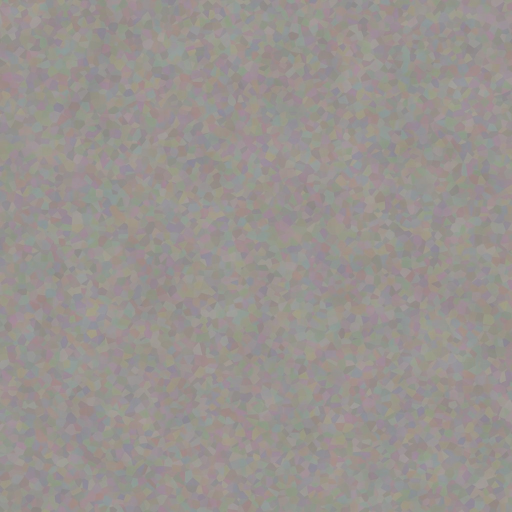
#> input picture assets/arena/crater/tex/ash_albedo.jpg, 1024 x 1024 px (shown at 1/2 size)
$ python -i compose_dong_lau.py   (imports and definitions only)
#> lines starting #> are read from the running program, lines starting #| are printed output that depends on the picture
"""Compose the Reed Marches kit's review sheets from render_dong_lau.py's raw renders (Python + PIL):

    python3 tools/thuyvan_art/dong_lau/compose_dong_lau.py --dir REVIEW [--manifest assets/thuyvan/dong_lau/manifest.json]

Per lineup page: a title band, the render, and under each piece its label, triangle counts (LOD0 / LOD1 against the
places_se.md budget), material keys and its 64 px black silhouette (the style guide's silhouette test). The diorama
renders get each direction's grade (palettes.json-style contrast and saturation from directions.json) and a caption,
and a 3 x 3 contact sheet (cameras across, directions down). textures.png shows every painted texture with its 3 x 3
tiling and 1/16 squint. Captions use Be Vietnam Pro, the project's one OFL family.
"""

import argparse
import glob
import json
import os

import numpy as np
from PIL import Image, ImageDraw, ImageEnhance, ImageFont

HERE = os.path.dirname(os.path.abspath(__file__))
REPO = os.path.abspath(os.path.join(HERE, "..", "..", ".."))
FONT_DIR = os.path.join(REPO, "assets", "fonts", "bevietnampro")
INK = (38, 34, 30)
RED = (130, 40, 30)
GREY = (96, 90, 82)
PAPER = (236, 230, 216)
# [1 line not run here, left out]
KIT = "THỦY VÂN · Reed Marches stilt kit (Đồng Lau, dl_*)"


# [6 lines left out: function font, not called in this run]


TITLES = {
    "landmarks": ("Landmarks: the mooring fort (DL1), a reed watch tower (DL2), the heron banner, a mangrove with its "
                  "root arches (DL4)", "Fort 30 x 30 m on ~225 piles, finial 31 m; tower lookout 16.5 m, cap 21 m; "
                  "banner mast 24 m with a 3.3 x 10 m cloth; mangrove 15 m, root arches 6-7 m over a side channel."),
    "houses": ("Houses: Floodborn-built (a), the public standard (b), the kitchen hut (c), the raft house",
               "a: door 2.8 x 1.8 m, no sill, bench in runs with a 0.5 m tail gap, soaking trough, haul-out ramp.  "
               "b: door 2.4 x 1.3 m, 8 cm sill, steps.  c: hearth at the edge, a mangrove root through the floor."),
    "moorings": ("Water works: pile forests (4 m, 6 m), platforms with a haul-out ramp or steps, the hidden causeway, "
                 "the tally post", "Piles 0.36-0.5 m (~2x real) from the bed at -1.8 m; causeway walk surface 15 cm "
                 "under the water; the tally post's marks are notches in fours and a ring, never writing."),
    "racks": ("Moorings and means: screens, fish and nets drying, the soaking trough, the burial reed boat on its frame, "
              "the lift net", "Burial boat 9 m of bound reed bundles, ends upswept 3 m; lift net 4 x 4 m on a 9 m lever. "
              "fish_rack, net_rack and dip_net are PROPOSAL ids (not in the kit list)."),
    "boats": ("Boats and reeds: the dugout, the flat ferry, reed clumps (gold, green, gold with cattails)",
              "Dugout 6.6 m; ferry 9 x 3 m with a 2.0 m clear canopy; reeds 3-4 m (~1.5x) as crossed painted cards."),
    "fort_abc": ("Open choice: the fort's roofs.   A restrained   |   B the kit's default   |   C bold",
                 "Same fort, same piles: only the eave upturn, flare, overhang and tier heights change."),
    "tower_abc": ("Open choices: the watch tower's cap (A plain, B upturned, C two-tier with a pennant) and the moorings' "
                  "heron mark (A standing, B in the ring, C between reeds)",
                  "Our own heron in cut lines and one ring, bone on indigo with madder tails; not the sheet's painted "
                  "heron, no people's crest, no writing."),
}


def silhouette(path, h=64):
#> called with h = 64
    im = Image.open(path).convert("RGBA")
    a = np.asarray(im)[..., 3]
#> a: shape (1024, 1024); every value is 255
    ys, xs = np.nonzero(a > 8)
    if len(xs) == 0:
        return None
    im = im.crop((xs.min(), ys.min(), xs.max() + 1, ys.max() + 1))
    w = max(1, round(im.width * h / im.height))
#> w = 64
    if w > 3 * h:
        w = 3 * h
        im = im.resize((w, max(1, round(im.height * w / im.width))), Image.LANCZOS)
    else:
        im = im.resize((w, h), Image.LANCZOS)
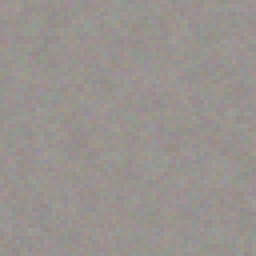
#> im: PIL image 64x64 RGBA (shown 4 times larger); mean R, G, B, A 152.6, 147.2, 143.6, 255
    a = np.asarray(im)[..., 3]
#> a: shape (64, 64); every value is 255
    o = np.zeros((im.height, im.width, 4), np.uint8)
    o[..., 3] = (a > 100) * 255
    return Image.fromarray(o)


# [91 lines left out: functions page, textures, not called in this run]


CAMS = {"arrival": "arriving up the channel by barge (the mangrove's root arches on the left, the fort ahead)",
        "tower": "from a reed watch tower (the floating settlement, the reed bands and channels)",
        "yard": "at Har-Kel's yard (the burial reed boat on its frame, fish and nets drying, the fort beyond)"}
NOTE = ("Kit pieces are the assets. Water, the reed sea (built from the kit's reed cards), mud banks, herons, smoke, "
        "mist, far hills and figures are render-only stand-ins. People shown are humans only, until the Floodborn NPC "
        "body's grey box is approved. The drowned stone lintel by the yard is Book II look-dev (Khar-Ul), not a Book I "
        "piece.")


# [74 lines left out: functions grade, diorama, main, not called in this run]


# [2 lines not run here, left out]

>>> result = silhouette('../../../assets/arena/crater/tex/ash_albedo.jpg')

$ run again, on assets/character/grip_saber_saber_atlas.png
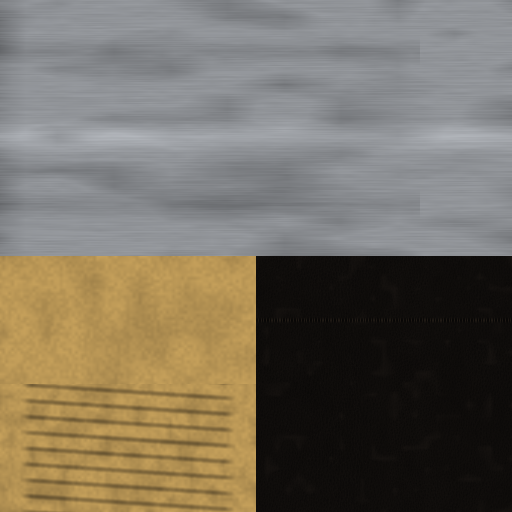
#> input picture assets/character/grip_saber_saber_atlas.png, 512 x 512 px
#> in silhouette, `im = im.resize((w, h), Image.LANCZOS)`:
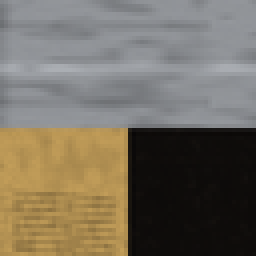
#> im: PIL image 64x64 RGBA (shown 4 times larger); mean R, G, B, A 117.6, 110.1, 96.4, 255
